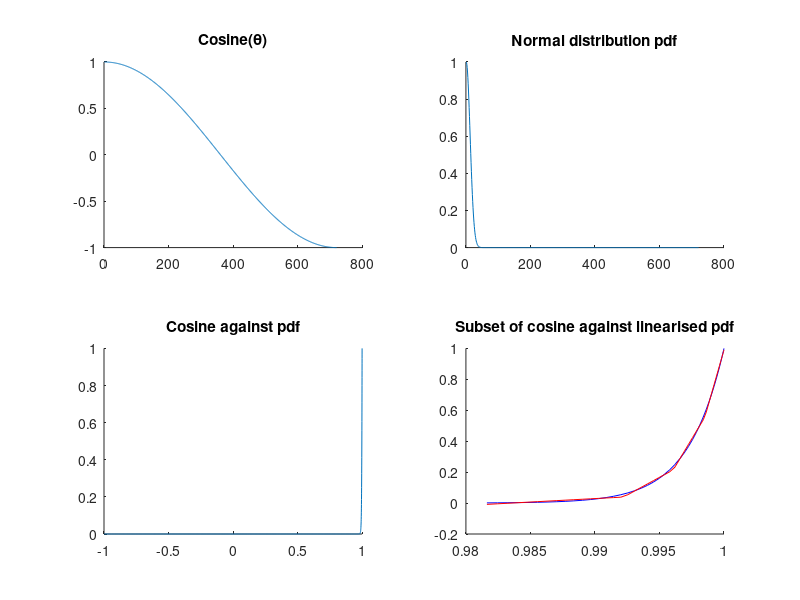

The MATLAB source for this figure:
close all
clear all

tic
d = 0:0.25:180;					% Interval in degrees
r = d*(pi/180);					% Convert degrees to radians
mu = 0;						% Mean of normal distribution
s = 3;						% Standard deviation in degrees
y = 1/sqrt(2*pi*s^2)*exp(-((d - mu).^2)/(2*s^2));	% Gaussian pdf
y = y*(1/max(y));					% Normalise
x = cos(r);					% Cosine of interval
e = 1e-3;

% Find interesting interval
i = 1;
while (y(i)<e)
	i = i + 1;
end
ilower = i;
i = size(y, 2);
while (y(i)<e)
	i = i - 1;
end
iupper = i;

%% Brute force optimal solution
xs = x(ilower:iupper);
ys = y(ilower:iupper);
g = zeros(size(ys));	% Allocate memory
ilen = iupper - ilower + 1;
i = [0 0 0];
e = 1e10;
c = zeros(4, 2);
for i1 = 1:ilen-3
	c(1, :) = polyfit(xs(1:i1),ys(1:i1), 1);
	g(1:i1) = c(1, 1)*xs(1:i1) + c(1, 2);
	for i2 = i1+1:ilen-2
		c(2, :) = polyfit(xs(i1+1:i2),ys(i1+1:i2), 1);
		g(i1+1:i2) = c(2, 1)*xs(i1+1:i2) + c(2, 2);
		for i3 = i2+1:ilen-1
			c(3, :) = polyfit(xs(i2+1:i3),ys(i2+1:i3), 1);
			g(i2+1:i3) = c(3, 1)*xs(i2+1:i3) + c(3, 2);
			c(4, :) = polyfit(xs(i3+1:ilen),ys(i3+1:ilen), 1);
			g(i3+1:ilen) = c(4, 1)*xs(i3+1:ilen) + c(4, 2);
			t = sum((g - ys).^2);
			if (t<e)
				yc = g;
				e = t;
				i = [i1 i2 i3];
			end
		end
	end
end
toc
cosine_cutoff = [x(ilower) xs(i1) xs(i2) xs(i3) x(iupper + 1)];
cosine_cutoff_12_20 = int32(cosine_cutoff * 2^20)
c_12_20 = int32(c * 2^20)

figure
subplot(2, 2, 1)
hold on
title('Cosine(\theta)')
plot(x)
hold off

subplot(2, 2, 2)
hold on
title('Normal distribution pdf')
plot(y)
hold off

subplot(2, 2, 3)
hold on
title('Cosine against pdf')
plot(x, y)
hold off

subplot(2, 2, 4)
hold on
title('Subset of cosine against linearised pdf')
plot(xs, ys, 'b-')
plot(xs, yc, 'r-')
hold off

%print('linearised_penalty_function.png', '-dpng')
